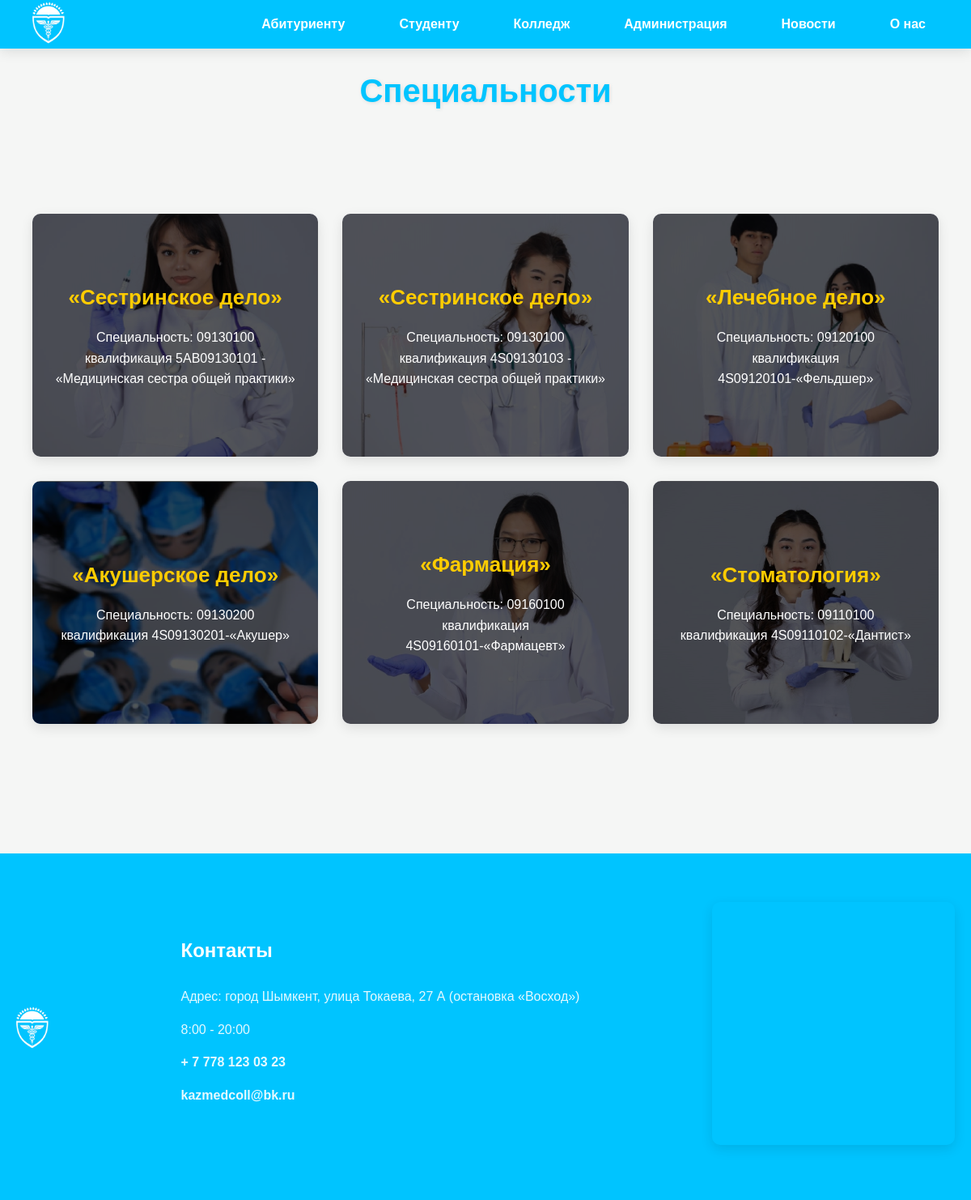
Screenshot of /specialties/ with the database file from the repository.
### talant_app/models.py (models this page shows, shortened)
class Club(models.Model):
    name = models.CharField(max_length=100, verbose_name="Название клуба")
    description = models.TextField(verbose_name="Описание")
    image = models.ImageField(upload_to='clubs/', verbose_name="Основное изображение")
    leader = models.CharField(max_length=100, verbose_name="Руководитель")
    schedule = models.CharField(max_length=200, verbose_name="Расписание", help_text="Например: Пн, Ср 15:00-16:30")
    is_active = models.BooleanField(default=True, verbose_name="Активен")
    class Meta:
        verbose_name = "Клуб"
        verbose_name_plural = "Клубы"

class FooterContact(models.Model):
    address = models.CharField(max_length=200, verbose_name="Адрес")
    phone = models.CharField(max_length=20, verbose_name="Телефон")
    email = models.EmailField(verbose_name="Email")
    working_hours = models.CharField(max_length=100, verbose_name="Рабочие часы")
    map_url = models.URLField(verbose_name="Ссылка на карту", blank=True, null=True)
    class Meta:
        verbose_name = "Контакты футера"
        verbose_name_plural = "Контакты футера"

### talant_app/views.py (the view)
# urls.py: path('specialties/', views.specialties, name='specialties'),
def specialties(request):
    clubs = Club.objects.all()  # Берём только активные специальности
    footer = FooterContact.objects.first()  # Данные футера
    context = {
        'clubs': clubs,
        'footer': footer,
    }
    return render(request, 'specialties.html', context)

### talant_app/templates/specialties.html (shortened to what this page needs)
{% load static %}
<!DOCTYPE html>
<html lang="ru">
<head>
    <link rel="stylesheet" href="{% static 'css/style.css' %}">
</head>
<body>
    <header class="header">
        <div class="logo">
             <a href="{% url 'home' %}">
                <img class="log" src="{% static 'imgs/logo9.png' %}" style="width: 40px" alt="Логотип">
            </a>
        </div>
        <nav class="nav" id="nav-menu">
            <div class="dropdown">
                <a href="#" class="dropdown-toggle">Абитуриенту</a>
            </div>
            <div class="dropdown">
                <a href="#" class="dropdown-toggle">Студенту</a>
            </div>
            <div class="dropdown">
                <a href="#" class="dropdown-toggle">Колледж</a>
            </div>
            <a href="#qyzmetker">Администрация</a>
            <a href="#news">Новости</a>
            <a href="#about">О нас</a>
        </nav>
    </header>
    <section class="specialties-section">
        <div class="specialties-container">
            <h1>Специальности</h1>
             <section class="clubs">
      <div class="club-container">
        {% for club in clubs %}
        <div
          class="club"
          style="background-image: url('{{ club.image.url }}');"
        >
          <div class="overlay">
            <h3>{{ club.name }}</h3>
            <p>{{ club.description }}</p>
          </div>
        </div>
        {% endfor %}
      </div>
    </section>
        </div>
    </section>
     <footer>
      <div class="containerf">
        <div class="footer-left">
           <a href="{% url 'home' %}">
                <img class="log" src="{% static 'imgs/logo9.png' %}" style="width: 40px" alt="Логотип">
            </a>
        </div>
        <div class="footer-center">
          <h3>Контакты</h3>
          <p>{{ footer.address }}</p>
          <p>{{ footer.working_hours }}</p>
          <p>
            <a href="tel:{{ footer.phone }}" class="phone"
              >{{ footer.phone }}</a
            >
          </p>
          <p>
            <a href="mailto:{{ footer.email }}" class="email"
              >{{ footer.email }}</a
            >
          </p>
        </div>
        <div class="footer-right">
<iframe src="https://www.google.com/maps/embed?pb=!1m18!1m12!1m3!1d2950.36350282744!2d69.5967332750969!3d42.313445038046886!2m3!1f0!2f0!3f0!3m2!1i1024!2i768!4f13.1!3m3!1m2!1s0x38a91e98f30856e5%3A0x1d677fa74ea0d71f!2z0YPQu9C40YbQsCDQotC-0LrQsNC10LLQsCAyNywg0KjRi9C80LrQtdC90YIgMTYwMDAw!5e0!3m2!1sru!2skz!4v1747377458950!5m2!1sru!2skz" width="600" height="450" style="border:0;" allowfullscreen="" loading="lazy"></iframe>        </div>
      </div>
    </footer>
</body>
</html>

### talant_app/static/css/style.css (style rules this page uses)
* { margin: 0; padding: 0; box-sizing: border-box; }
body { font-family: 'Arial', sans-serif; line-height: 1.6; background-color: #f5f6f5; color: #333; }
.header { display: flex; justify-content: space-between; align-items: center; padding: 10px 40px; background-color: #00c4ff; color: #fff; box-shadow: 0 4px 15px rgba(0, 0, 0, 0.1); position: fixed; width: 100%; z-index: 1000; height: 60px; }
.logo { font-size: 28px; font-weight: 700; text-transform: uppercase; letter-spacing: 1px; }
.nav { display: flex; gap: 35px; align-items: center; }
.nav a { color: #fff; text-decoration: none; font-size: 16px; font-weight: 600; padding: 8px 16px; border-radius: 5px; transition: all 0.3s ease; }
.clubs { padding: 80px 20px; background: #f5f6f5; }
.club-container { display: grid; grid-template-columns: repeat(auto-fit, minmax(300px, 1fr)); gap: 30px; max-width: 1200px; margin: 0 auto; }
.club { position: relative; border-radius: 10px; overflow: hidden; height: 300px; background-size: cover; background-position: center; transition: all 0.3s ease; box-shadow: 0 5px 15px rgba(0, 0, 0, 0.1); }
.overlay { background: rgba(0, 0, 0, 0.65); color: #fff; padding: 25px; text-align: center; width: 100%; height: 100%; display: flex; flex-direction: column; justify-content: center; transition: all 0.3s ease; }
.overlay h3 { font-size: 26px; font-weight: 700; color: #ffcc00; margin-bottom: 15px; }
.overlay p { font-size: 16px; }
footer { background: #00c4ff; padding: 60px 20px; color: #fff; }
.containerf { display: flex; justify-content: space-between; align-items: center; max-width: 1300px; margin: 0 auto; gap: 30px; }
.footer-left { max-width: 350px; }
.footer-center h3 { font-size: 24px; margin-bottom: 25px; color: #fff; }
.footer-center p { font-size: 16px; margin-bottom: 15px; opacity: 0.9; }
.phone, .email { color: #fff; font-weight: 600; text-decoration: none; transition: all 0.3s ease; }
.footer-right iframe { width: 100%; height: 300px; border-radius: 10px; border: none; box-shadow: 0 5px 15px rgba(0, 0, 0, 0.1); }
.log { padding-top: 10px; }
.nav .dropdown { position: relative; display: inline-block; }
.nav .dropdown-toggle { color: #fff; text-decoration: none; font-size: 16px; font-weight: 600; padding: 8px 16px; border-radius: 5px; transition: all 0.3s ease; }
.specialties-section { padding: 80px 20px; background: #f5f6f5; }
.specialties-container { max-width: 1200px; margin: 0 auto; }
.specialties-container h1 { font-size: 40px; font-weight: 700; color: #00c4ff; margin-bottom: 40px; text-align: center; text-shadow: 1px 1px 5px rgba(0, 0, 0, 0.1); }

### rows the page displays
Club: image (picture), name "«Сестринское дело»", description "Специальность: 09130100 квалификация 5АВ09130101 - «Медицинская сестра общей практики»"
Club: image (picture), name "«Сестринское дело»", description "Специальность: 09130100 квалификация 4S09130103 - «Медицинская сестра общей практики»"
Club: image (picture), name "«Лечебное дело»", description "Специальность: 09120100 квалификация 4S09120101-«Фельдшер»"
Club: image (picture), name "«Акушерское дело»", description "Специальность: 09130200 квалификация 4S09130201-«Акушер»"
Club: image (picture), name "«Фармация»", description "Специальность: 09160100 квалификация 4S09160101-«Фармацевт»"
Club: image (picture), name "«Стоматология»", description "Специальность: 09110100 квалификация 4S09110102-«Дантист»"
FooterContact: address "Адрес: город Шымкент, улица Токаева, 27 А (остановка «Восход»)", working_hours "8:00 - 20:00", phone "+ 7 778 123 03 23", email "kazmedcoll@bk.ru"
